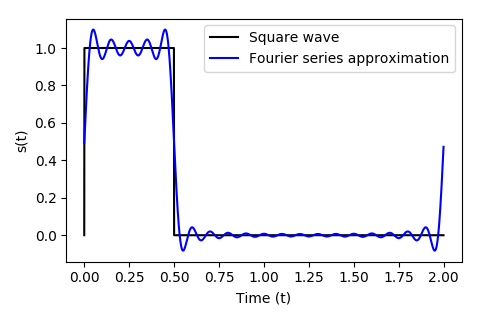

This chart was generated by the following Python code:
#!/usr/bin/env python

import numpy as n
import matplotlib.pyplot as plt


P=0.5
T=2.0

sample_rate=1000.0
t=n.arange(int(sample_rate*T))/sample_rate

zn = n.zeros(len(t),dtype=n.float64)

N=21
zn[:] = P/T
for k in range(1,N):
    zn+=(2.0*n.sin(k*P*n.pi/T)/(n.pi*k))*n.cos(2.0*n.pi*k*t/T - k*P*n.pi/T)

square_wave=n.zeros(len(t),dtype=n.float64)
square_wave[(0<t)&(t<P)]=1.0

plt.plot(t,square_wave,label="Square wave",color="black")
plt.plot(t,zn,label="Fourier series approximation",color="blue")
plt.legend()
plt.xlabel("Time (t)")
plt.ylabel("s(t)")
plt.tight_layout()
plt.savefig("square_wave.png")
plt.show()
